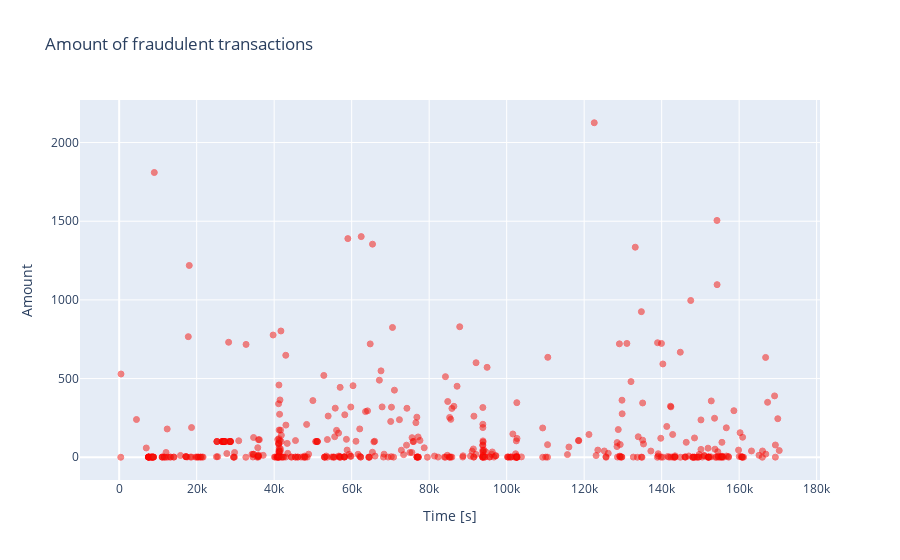

Notebook code cell kept with this figure:
### Markdown cell above
Plot the fraudulent transactions (amount) against time. The time is shown is seconds from the start of the time period.

### Code cell
fraud = data_df.loc[data_df['Class'] == 1]

trace = go.Scatter(
    x = fraud['Time'],y = fraud['Amount'],
    name="Amount",
     marker=dict(
                color='rgb(238,23,11)',
                line=dict(
                    color='red',
                    width=1),
                opacity=0.5,
            ),
    text= fraud['Amount'],
    mode = "markers"
)
data = [trace]
layout = dict(title = 'Amount of fraudulent transactions',
          xaxis = dict(title = 'Time [s]', showticklabels=True), 
          yaxis = dict(title = 'Amount'),
          hovermode='closest'
         )
fig = dict(data=data, layout=layout)
iplot(fig, filename='fraud-amount')

### Figure 1 — Plotly figure (JSON) as saved in the notebook; plotly's stock layout.template omitted (floating-point values rounded to 4 significant figures; data arrays with more than 128 entries replaced by an {"elided": "..."} marker saying what was removed)
{"data": [{"marker": {"color": "rgb(238,23,11)", "line": {"color": "red", "width": 1}, "opacity": 0.5}, "mode": "markers", "name": "Amount", "text": {"elided": "473 float values"}, "type": "scatter", "x": {"elided": "473 int values"}, "y": {"elided": "473 float values"}}], "layout": {"hovermode": "closest", "title": {"text": "Amount of fraudulent transactions"}, "xaxis": {"showticklabels": true, "title": {"text": "Time [s]"}}, "yaxis": {"title": {"text": "Amount"}}}}
